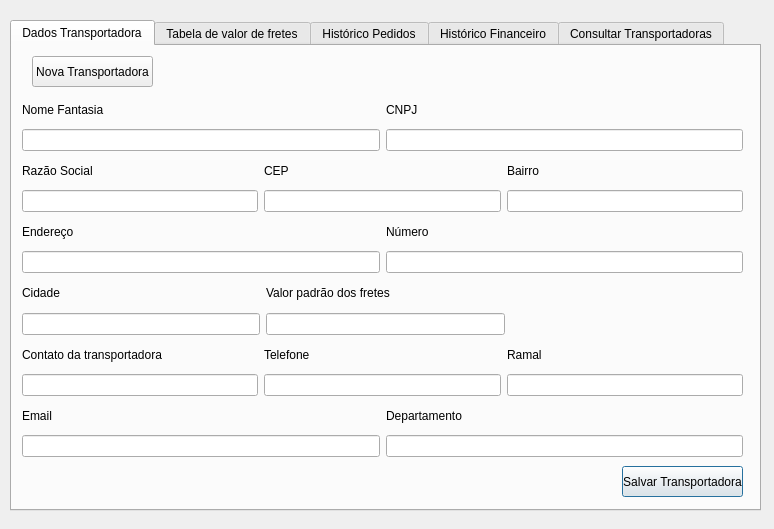
<?xml version="1.0" encoding="UTF-8"?>
<ui version="4.0">
 <class>cadastro_de_transportadoras</class>
 <widget class="QDialog" name="cadastro_de_transportadoras">
  <property name="geometry">
   <rect>
    <x>0</x>
    <y>0</y>
    <width>774</width>
    <height>529</height>
   </rect>
  </property>
  <property name="windowTitle">
   <string>Dialog</string>
  </property>
  <widget class="QTabWidget" name="tabWidget">
   <property name="geometry">
    <rect>
     <x>10</x>
     <y>20</y>
     <width>751</width>
     <height>491</height>
    </rect>
   </property>
   <property name="currentIndex">
    <number>0</number>
   </property>
   <widget class="QWidget" name="tab_5">
    <attribute name="title">
     <string>Dados Transportadora</string>
    </attribute>
    <widget class="QPushButton" name="btn_salvar_transportadora">
     <property name="geometry">
      <rect>
       <x>610</x>
       <y>420</y>
       <width>121</width>
       <height>31</height>
      </rect>
     </property>
     <property name="text">
      <string>Salvar Transportadora</string>
     </property>
    </widget>
    <widget class="QPushButton" name="btn_nova_transportadora">
     <property name="geometry">
      <rect>
       <x>20</x>
       <y>10</y>
       <width>121</width>
       <height>31</height>
      </rect>
     </property>
     <property name="text">
      <string>Nova Transportadora</string>
     </property>
    </widget>
    <widget class="QWidget" name="layoutWidget_2">
     <property name="geometry">
      <rect>
       <x>10</x>
       <y>50</y>
       <width>721</width>
       <height>361</height>
      </rect>
     </property>
     <layout class="QVBoxLayout" name="verticalLayout_15">
      <item>
       <layout class="QHBoxLayout" name="horizontalLayout_8">
        <item>
         <layout class="QVBoxLayout" name="verticalLayout_16">
          <item>
           <widget class="QLabel" name="label_29">
            <property name="text">
             <string>Nome Fantasia</string>
            </property>
           </widget>
          </item>
          <item>
           <widget class="QLineEdit" name="txt_cad_nome_fantasia_tra"/>
          </item>
         </layout>
        </item>
        <item>
         <layout class="QVBoxLayout" name="verticalLayout_17">
          <item>
           <widget class="QLabel" name="label_12">
            <property name="text">
             <string>CNPJ</string>
            </property>
           </widget>
          </item>
          <item>
           <widget class="QLineEdit" name="txt_cad_cnpj_tra"/>
          </item>
         </layout>
        </item>
       </layout>
      </item>
      <item>
       <layout class="QHBoxLayout" name="horizontalLayout_9">
        <item>
         <layout class="QVBoxLayout" name="verticalLayout_18">
          <item>
           <widget class="QLabel" name="label_24">
            <property name="text">
             <string>Razão Social</string>
            </property>
           </widget>
          </item>
          <item>
           <widget class="QLineEdit" name="txt_cad_razao_social_tra"/>
          </item>
         </layout>
        </item>
        <item>
         <layout class="QVBoxLayout" name="verticalLayout_19">
          <item>
           <widget class="QLabel" name="label_13">
            <property name="text">
             <string>CEP</string>
            </property>
           </widget>
          </item>
          <item>
           <widget class="QLineEdit" name="txt_cad_cep_tra">
            <property name="text">
             <string/>
            </property>
           </widget>
          </item>
         </layout>
        </item>
        <item>
         <layout class="QVBoxLayout" name="verticalLayout_20">
          <item>
           <widget class="QLabel" name="label_14">
            <property name="text">
             <string>Bairro</string>
            </property>
           </widget>
          </item>
          <item>
           <widget class="QLineEdit" name="txt_cad_bairro_tra">
            <property name="text">
             <string/>
            </property>
           </widget>
          </item>
         </layout>
        </item>
       </layout>
      </item>
      <item>
       <layout class="QHBoxLayout" name="horizontalLayout_10">
        <item>
         <layout class="QVBoxLayout" name="verticalLayout_21">
          <item>
           <widget class="QLabel" name="label_15">
            <property name="text">
             <string>Endereço</string>
            </property>
           </widget>
          </item>
          <item>
           <widget class="QLineEdit" name="txt_cad_endereco_tra">
            <property name="text">
             <string/>
            </property>
           </widget>
          </item>
         </layout>
        </item>
        <item>
         <layout class="QVBoxLayout" name="verticalLayout_22">
          <item>
           <widget class="QLabel" name="label_30">
            <property name="text">
             <string>Número</string>
            </property>
           </widget>
          </item>
          <item>
           <widget class="QLineEdit" name="txt_cad_numero_tra">
            <property name="text">
             <string/>
            </property>
           </widget>
          </item>
         </layout>
        </item>
       </layout>
      </item>
      <item>
       <layout class="QHBoxLayout" name="horizontalLayout_11">
        <item>
         <layout class="QVBoxLayout" name="verticalLayout_23">
          <item>
           <widget class="QLabel" name="label_31">
            <property name="text">
             <string>Cidade</string>
            </property>
           </widget>
          </item>
          <item>
           <widget class="QLineEdit" name="txt_cad_cidade_tra">
            <property name="text">
             <string/>
            </property>
           </widget>
          </item>
         </layout>
        </item>
        <item>
         <layout class="QVBoxLayout" name="verticalLayout">
          <item>
           <widget class="QLabel" name="label_37">
            <property name="text">
             <string>Valor padrão dos fretes</string>
            </property>
           </widget>
          </item>
          <item>
           <widget class="QLineEdit" name="txt_cad_valor_frete_tra">
            <property name="text">
             <string/>
            </property>
           </widget>
          </item>
         </layout>
        </item>
        <item>
         <spacer name="horizontalSpacer_2">
          <property name="orientation">
           <enum>Qt::Horizontal</enum>
          </property>
          <property name="sizeHint" stdset="0">
           <size>
            <width>40</width>
            <height>20</height>
           </size>
          </property>
         </spacer>
        </item>
       </layout>
      </item>
      <item>
       <layout class="QHBoxLayout" name="horizontalLayout_12">
        <item>
         <layout class="QVBoxLayout" name="verticalLayout_24">
          <item>
           <widget class="QLabel" name="label_32">
            <property name="text">
             <string>Contato da transportadora</string>
            </property>
           </widget>
          </item>
          <item>
           <widget class="QLineEdit" name="txt_cad_cont_nome_tra">
            <property name="text">
             <string/>
            </property>
           </widget>
          </item>
         </layout>
        </item>
        <item>
         <layout class="QVBoxLayout" name="verticalLayout_25">
          <item>
           <widget class="QLabel" name="label_33">
            <property name="text">
             <string>Telefone</string>
            </property>
           </widget>
          </item>
          <item>
           <widget class="QLineEdit" name="txt_cad_cont_tel_tra">
            <property name="text">
             <string/>
            </property>
           </widget>
          </item>
         </layout>
        </item>
        <item>
         <layout class="QVBoxLayout" name="verticalLayout_26">
          <item>
           <widget class="QLabel" name="label_34">
            <property name="text">
             <string>Ramal</string>
            </property>
           </widget>
          </item>
          <item>
           <widget class="QLineEdit" name="txt_cad_cont_ram_tra">
            <property name="text">
             <string/>
            </property>
           </widget>
          </item>
         </layout>
        </item>
       </layout>
      </item>
      <item>
       <layout class="QHBoxLayout" name="horizontalLayout_2">
        <item>
         <layout class="QVBoxLayout" name="verticalLayout_27">
          <item>
           <widget class="QLabel" name="label_35">
            <property name="text">
             <string>Email</string>
            </property>
           </widget>
          </item>
          <item>
           <widget class="QLineEdit" name="txt_cad_cont_email_tra">
            <property name="text">
             <string/>
            </property>
           </widget>
          </item>
         </layout>
        </item>
        <item>
         <layout class="QVBoxLayout" name="verticalLayout_28">
          <item>
           <widget class="QLabel" name="label_36">
            <property name="text">
             <string>Departamento</string>
            </property>
           </widget>
          </item>
          <item>
           <widget class="QLineEdit" name="txt_cad_cont_dep_tra">
            <property name="text">
             <string/>
            </property>
           </widget>
          </item>
         </layout>
        </item>
       </layout>
      </item>
     </layout>
    </widget>
   </widget>
   <widget class="QWidget" name="tab">
    <attribute name="title">
     <string>Tabela de valor de fretes</string>
    </attribute>
   </widget>
   <widget class="QWidget" name="tab_6">
    <attribute name="title">
     <string>Histórico Pedidos</string>
    </attribute>
   </widget>
   <widget class="QWidget" name="tab_7">
    <attribute name="title">
     <string>Histórico Financeiro</string>
    </attribute>
   </widget>
   <widget class="QWidget" name="tab_8">
    <attribute name="title">
     <string>Consultar Transportadoras</string>
    </attribute>
   </widget>
  </widget>
 </widget>
 <resources/>
 <connections/>
</ui>
